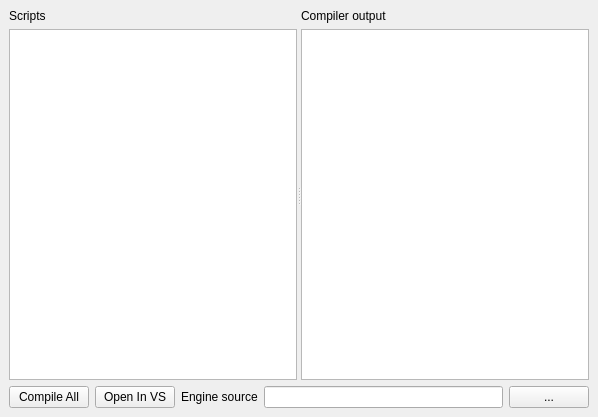
<?xml version="1.0" encoding="UTF-8"?>
<ui version="4.0">
 <class>ScriptCompilerWidget</class>
 <widget class="QDockWidget" name="ScriptCompilerWidget">
  <property name="geometry">
   <rect>
    <x>0</x>
    <y>0</y>
    <width>598</width>
    <height>417</height>
   </rect>
  </property>
  <property name="windowTitle">
   <string>Script compiler</string>
  </property>
  <widget class="QWidget" name="dockWidgetContents">
   <layout class="QVBoxLayout" name="verticalLayout_2">
    <item>
     <widget class="QSplitter" name="splitter">
      <property name="orientation">
       <enum>Qt::Horizontal</enum>
      </property>
      <widget class="QWidget" name="widget" native="true">
       <layout class="QVBoxLayout" name="verticalLayout">
        <property name="leftMargin">
         <number>0</number>
        </property>
        <property name="topMargin">
         <number>0</number>
        </property>
        <property name="rightMargin">
         <number>0</number>
        </property>
        <property name="bottomMargin">
         <number>0</number>
        </property>
        <item>
         <widget class="QLabel" name="label">
          <property name="text">
           <string>Scripts</string>
          </property>
         </widget>
        </item>
        <item>
         <widget class="QListWidget" name="scriptListWidget"/>
        </item>
       </layout>
      </widget>
      <widget class="QWidget" name="widget_3" native="true">
       <layout class="QVBoxLayout" name="verticalLayout_3">
        <property name="spacing">
         <number>6</number>
        </property>
        <property name="leftMargin">
         <number>0</number>
        </property>
        <property name="topMargin">
         <number>0</number>
        </property>
        <property name="rightMargin">
         <number>0</number>
        </property>
        <property name="bottomMargin">
         <number>0</number>
        </property>
        <item>
         <widget class="QLabel" name="label_3">
          <property name="text">
           <string>Compiler output</string>
          </property>
         </widget>
        </item>
        <item>
         <widget class="QTextBrowser" name="compilerOutputView"/>
        </item>
       </layout>
      </widget>
     </widget>
    </item>
    <item>
     <widget class="QWidget" name="widget_4" native="true">
      <property name="sizePolicy">
       <sizepolicy hsizetype="Preferred" vsizetype="Maximum">
        <horstretch>0</horstretch>
        <verstretch>0</verstretch>
       </sizepolicy>
      </property>
      <layout class="QHBoxLayout" name="horizontalLayout">
       <property name="leftMargin">
        <number>0</number>
       </property>
       <property name="topMargin">
        <number>0</number>
       </property>
       <property name="rightMargin">
        <number>0</number>
       </property>
       <property name="bottomMargin">
        <number>0</number>
       </property>
       <item>
        <widget class="QPushButton" name="compileAllButton">
         <property name="text">
          <string>Compile All</string>
         </property>
        </widget>
       </item>
       <item>
        <widget class="QPushButton" name="openInVSButton">
         <property name="text">
          <string>Open In VS</string>
         </property>
        </widget>
       </item>
       <item>
        <widget class="QLabel" name="label_2">
         <property name="text">
          <string>Engine source</string>
         </property>
        </widget>
       </item>
       <item>
        <widget class="QLineEdit" name="engineSourcePathEdit"/>
       </item>
       <item>
        <widget class="QPushButton" name="engineSourceBrowseButton">
         <property name="text">
          <string>...</string>
         </property>
        </widget>
       </item>
      </layout>
     </widget>
    </item>
   </layout>
  </widget>
 </widget>
 <resources/>
 <connections/>
</ui>
